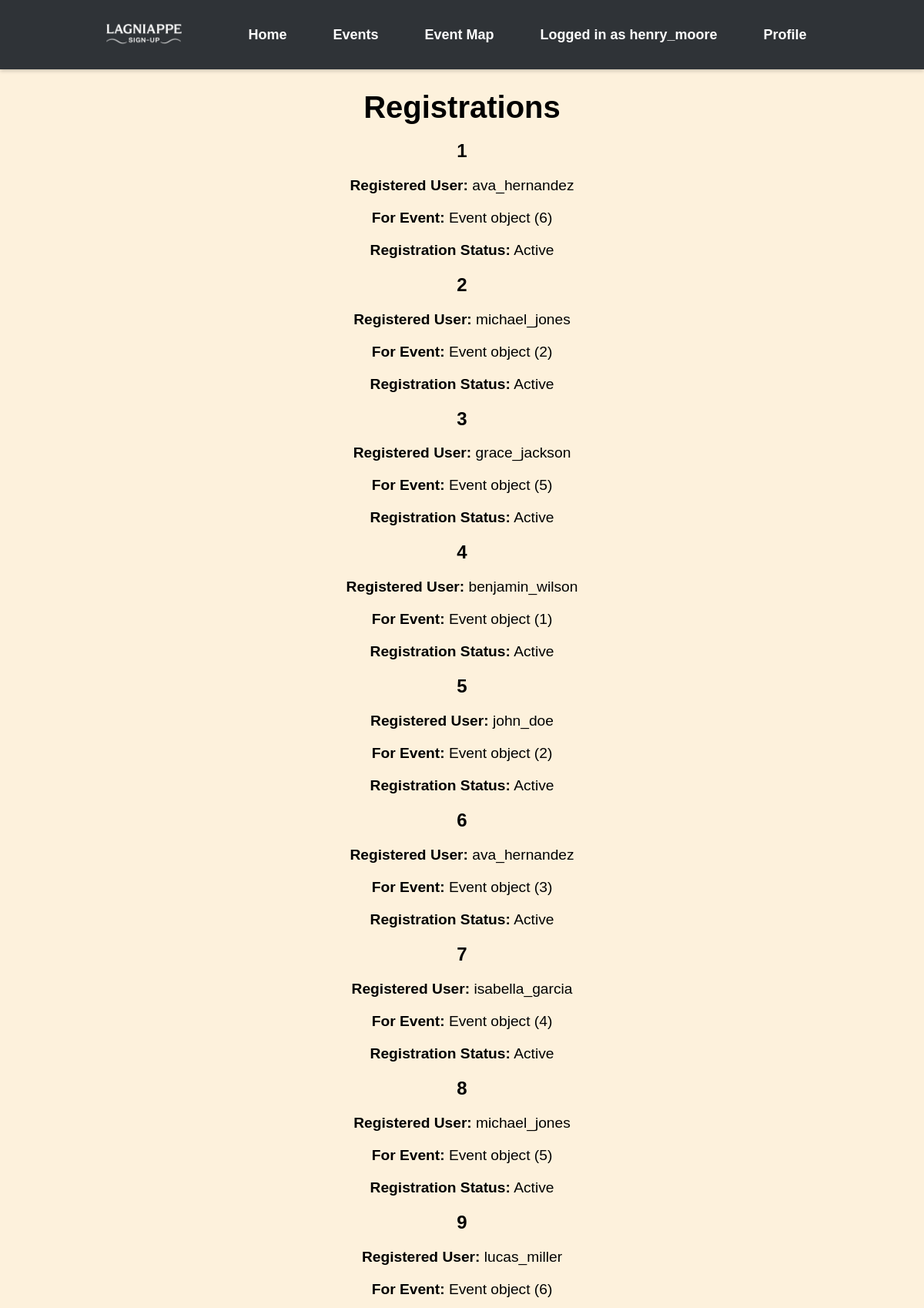
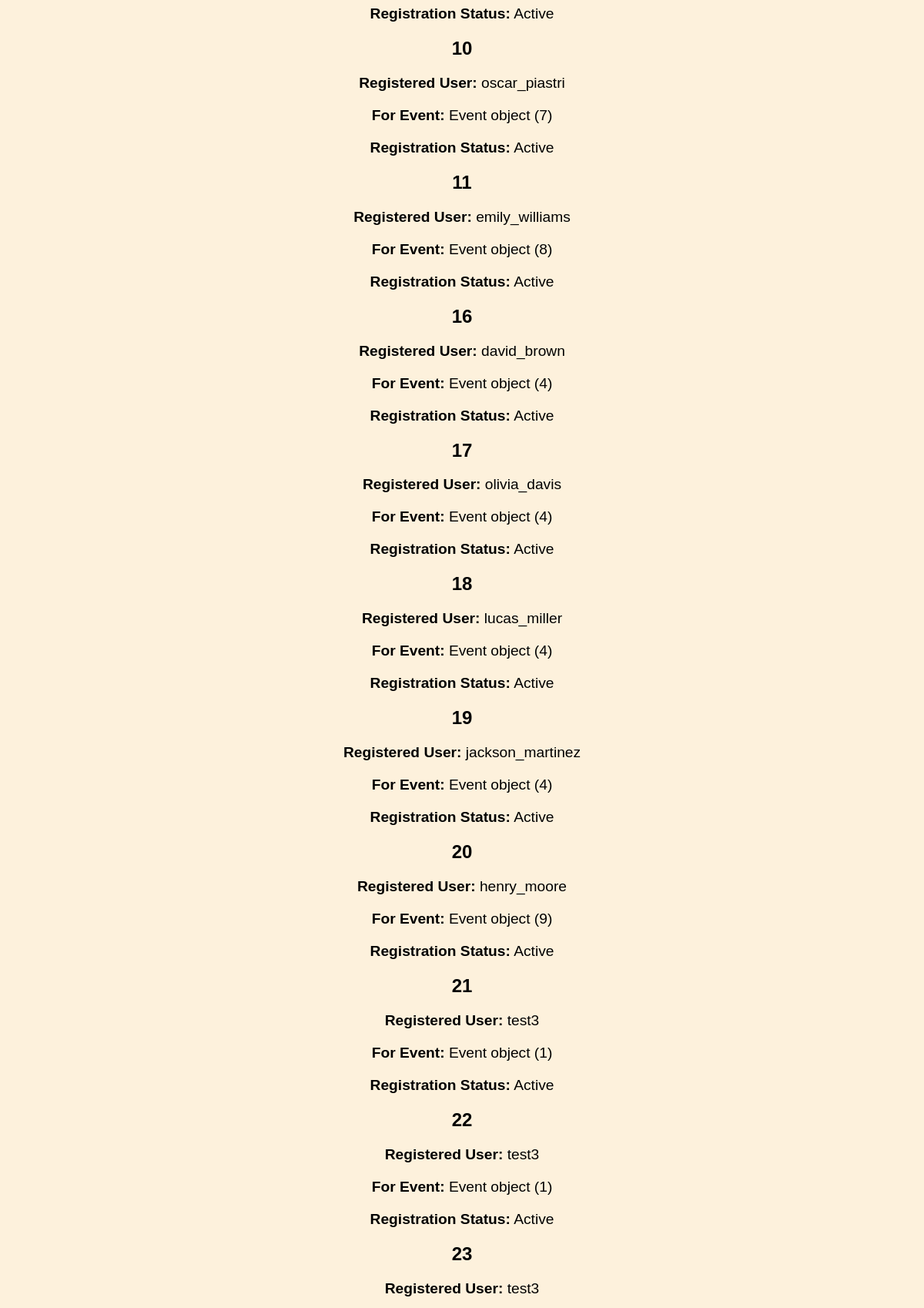
Page /registration/list (signed in, upper part) on the committed database (2 pictures, top to bottom).
### events/models.py (models this page shows)
class Users(AbstractUser): # AbstractUser comes with a whole bunch of attributes
    UserID = models.AutoField(("userID"), primary_key=True) # autofield automatically increments an int as a new row is created
    groups = models.ManyToManyField(
        'auth.Group',
        related_name='event_users',  # Custom related_name for reverse accessor
        blank=True
    )
    user_permissions = models.ManyToManyField(
        'auth.Permission',
        related_name='event_user_permissions',  # Custom related_name for reverse accessor
        blank=True
    )

class Registration(models.Model):
    RegistrationID = models.AutoField(("registrationID"), primary_key=True)
    UserID = models.ForeignKey(Users, on_delete=models.CASCADE)
    EventID = models.ForeignKey(Event, on_delete=models.CASCADE)
    RegistrationStatus = models.BooleanField(("registrationstatus"), default=True)
    RegistrationDate = models.DateTimeField(("registrationdate"), auto_now_add=True)

class Event(models.Model):
    EventID = models.AutoField(("eventID"), primary_key=True)
    OrganizerID = models.ForeignKey(Users, on_delete=models.CASCADE)
    CategoryID = models.ForeignKey(Category, on_delete=models.CASCADE)
    Title = models.CharField(("title"), max_length=100)
    Description = models.CharField(("description"), max_length=500)
    Location = models.CharField(("location"), max_length=100)
    DateTime = models.DateTimeField(("datetime"), null=True)
    EventStatus = models.BooleanField(("eventstatus"), default=True)

### lagniappe_signup/views.py (the view)
# urls.py: path('registration/list', views.list_reg.as_view(), name="registration-list"),
class list_reg(ListView):
    model = Registration
    template_name = "registration_list.html"
    context_object_name = "registrations"
    paginate = 20

### templates/registration_list.html (shortened to what this page needs)
{% extends "base.html" %}
{% block content %}
  <h1>Registrations</h1>
  {% if registrations %}
    <ul style="list-style-type: none; padding-left: 0;">
      {% for r in registrations %}
        <li>
          <h2>{{ r.RegistrationID }}</h2>
          <p><strong>Registered User:</strong> {{ r.UserID }}</p>
          <p><strong>For Event:</strong> {{ r.EventID }}</p>
          <p><strong>Registration Status:</strong> {% if r.RegistrationStatus %}Active{% else %}Inactive{% endif %}</p>
        </li>
      {% endfor %}
    </ul>
  {% else %}
    <p>No registrations registered.</p>
  {% endif %}
{% endblock %}

### templates/headBanner.html (shortened to what this page needs)
{% load static %}
<!DOCTYPE html>
<html lang="en">
<head>
    <link rel="stylesheet" href="{% static 'css/style.css' %}">
</head>
<body>
    <nav class="top-banner" style="height: 60px; width: 100%; background-color: #2f3337;">
        <div class="nav-container" style="
            display: flex;
            align-items: center;
            height: 100%;
            padding: 0 20px 0 0;  /* ✅ No left padding */
            box-sizing: border-box;
        ">
            <div class="nav-logo" style="
                margin-left: 0;
                margin-right: 60px;
                display: flex;
                align-items: center;
                padding-left: 10px;  /* ✅ Small padding to prevent touching the edge */
            ">
                <img src="{% static 'images/LSU_white.png' %}"
                     alt="Lagniappe Logo"
                     style="height: 120px; width: auto;">
            </div>
            <ul class="nav-links" style="
                display: flex;
                gap: 30px;
                list-style: none;
                padding: 0;
                margin: 0;
            ">
                <li><a href="{% url 'home' %}">Home</a></li>
                <li><a href="{% url 'event-list' %}">Events</a></li>
                <li><a href="{% url 'map' %}">Event Map</a></li>
                {% if user.is_authenticated %}
                    <li><a>Logged in as {{ user.username }}</a></li>
                    <li><a href="{% url 'profile' user.UserID %}">Profile</a></li>
                {% else %}
                    <li><a href="{% url 'signin' %}">Sign In</a></li>
                {% endif %}
            </ul>
        </div>
    </nav>
</body>
</html>

### static/css/style.css (style rules this page uses)
body { background-color: #fdf1dc; font-family: Arial, sans-serif; text-align: center; }
h1 { font-size: 2.5rem; font-weight: bold; margin-bottom: 10px; }
p { font-size: 1.2rem; margin-bottom: 20px; }
.top-banner { background-color: #343a40; padding: 15px 0; text-align: center; box-shadow: 0 2px 5px rgba(0, 0, 0, 0.2); }
.nav-container { display: flex; justify-content: center; align-items: center; }
.nav-links { list-style: none; padding: 0; margin: 0; display: flex; }
.nav-links li { margin: 0 15px; }
.nav-links li a { text-decoration: none; color: white; font-size: 18px; font-weight: bold; transition: color 0.3s ease; }

### templates/headBanner.html (style rules this page uses)
html, body { margin: 0; padding: 0; }

### rows in the picture
Users: username "henry_moore"
Registration: RegistrationID "1", UserID "ava_hernandez", EventID "Event object (6)", RegistrationStatus "Active"
Registration: RegistrationID "2", UserID "michael_jones", EventID "Event object (2)", RegistrationStatus "Active"
Registration: RegistrationID "3", UserID "grace_jackson", EventID "Event object (5)", RegistrationStatus "Active"
Registration: RegistrationID "4", UserID "benjamin_wilson", EventID "Event object (1)", RegistrationStatus "Active"
Registration: RegistrationID "5", UserID "john_doe", EventID "Event object (2)", RegistrationStatus "Active"
Registration: RegistrationID "6", UserID "ava_hernandez", EventID "Event object (3)", RegistrationStatus "Active"
Registration: RegistrationID "7", UserID "isabella_garcia", EventID "Event object (4)", RegistrationStatus "Active"
Registration: RegistrationID "8", UserID "michael_jones", EventID "Event object (5)", RegistrationStatus "Active"
Registration: RegistrationID "9", UserID "lucas_miller", EventID "Event object (6)", RegistrationStatus "Active"
Registration: RegistrationID "10", UserID "oscar_piastri", EventID "Event object (7)", RegistrationStatus "Active"
Registration: RegistrationID "11", UserID "emily_williams", EventID "Event object (8)", RegistrationStatus "Active"
Registration: RegistrationID "16", UserID "david_brown", EventID "Event object (4)", RegistrationStatus "Active"
Registration: RegistrationID "17", UserID "olivia_davis", EventID "Event object (4)", RegistrationStatus "Active"
Registration: RegistrationID "18", UserID "lucas_miller", EventID "Event object (4)", RegistrationStatus "Active"
Registration: RegistrationID "19", UserID "jackson_martinez", EventID "Event object (4)", RegistrationStatus "Active"
Registration: RegistrationID "20", UserID "henry_moore", EventID "Event object (9)", RegistrationStatus "Active"
Registration: RegistrationID "21", UserID "test3", EventID "Event object (1)", RegistrationStatus "Active"
Registration: RegistrationID "22", UserID "test3", EventID "Event object (1)", RegistrationStatus "Active"
Registration: RegistrationID "23", UserID "test3"
